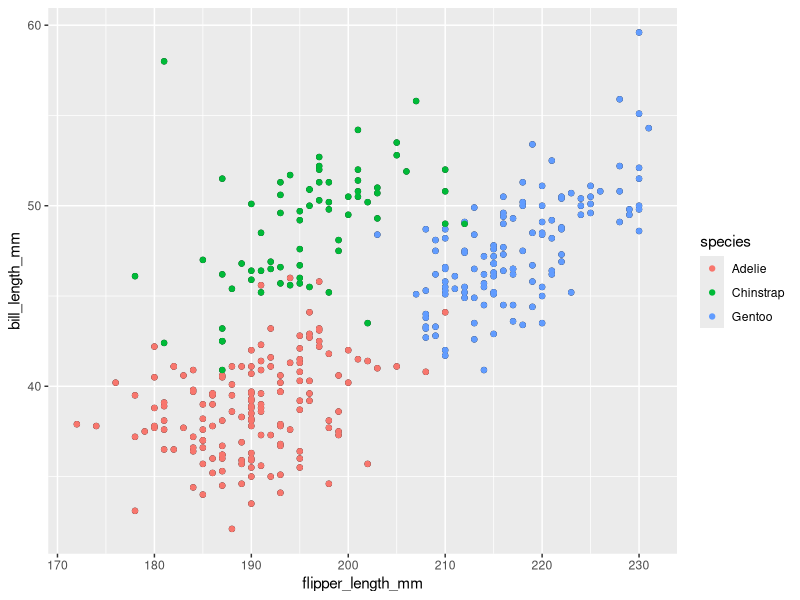
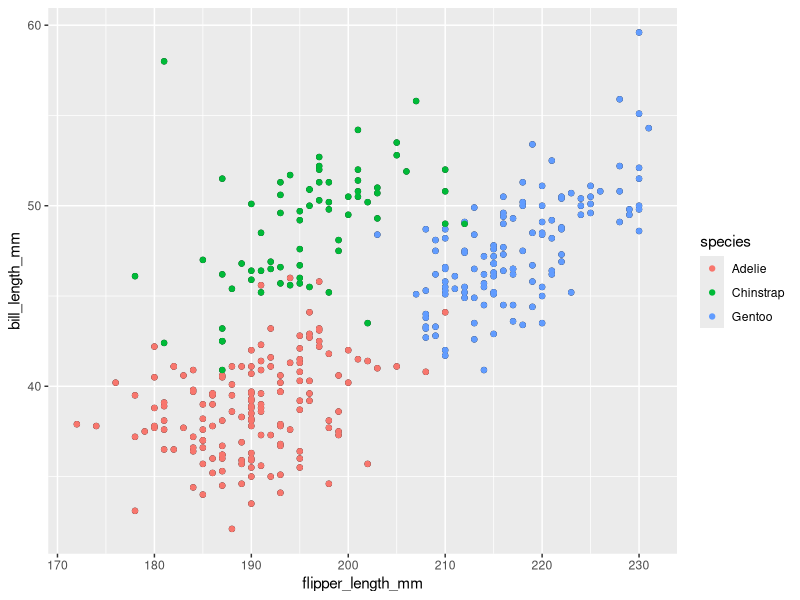

Here is the R script that generated these plots, in order:
## ---- chunk 1
library(tidyverse)
## ---- chunk 2
knitr::opts_chunk$set(warning = FALSE, message = FALSE) 
## ---- chunk 3
data("penguins", package = "palmerpenguins")
flip_len_spec = aggregate(penguins$flipper_length_mm,list(penguins$species), mean, na.rm=TRUE)
## ---- chunk 4
ggplot(data = penguins, mapping = aes(x = flipper_length_mm, y = bill_length_mm)) + geom_point() +
  geom_point(aes(color=species),
)
ggsave("hw_scatterplot.pdf")
## ---- chunk 5
